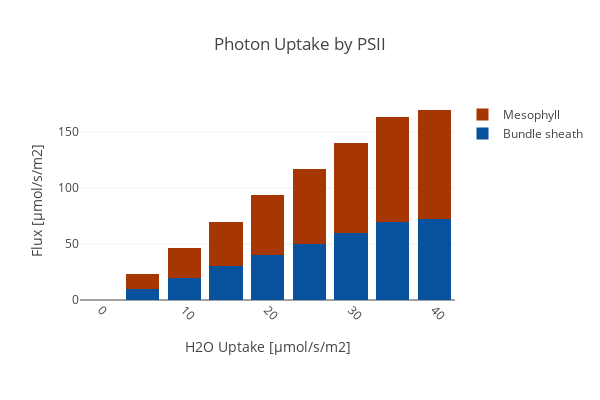

Here is the notebook cell this chart was saved with:
### Code cell
create_bar_plot_met(D_fba, D_exp,
                    {'[M]_PSII_h':'Mesophyll','[B]_PSII_h': 'Bundle sheath'},'hnu_h',
                    'Photon Uptake by PSII', xaxis_title, c3_model,
                    stacked = True, save_fig=save_fig)

### Figure 1 — Plotly figure (JSON) as saved in the notebook; plotly's stock layout.template omitted (floating-point values rounded to 4 significant figures)
{"data": [{"marker": {"color": "rgb(8,81,156)"}, "name": "Bundle sheath", "type": "bar", "uid": "b9b3989d-7439-46af-957d-1ae6e7b48e36", "x": [0, 5, 10, 15, 20, 25, 30, 35, 40], "y": [0.03568, 10.05, 20.04, 30.03, 40.02, 50.01, 60.0, 69.98, 72.71]}, {"marker": {"color": "rgb(166,54,3)"}, "name": "Mesophyll", "type": "bar", "uid": "56597724-1582-411a-8171-421708589e65", "x": [0, 5, 10, 15, 20, 25, 30, 35, 40], "y": [0.03568, 13.33, 26.65, 39.97, 53.29, 66.61, 79.94, 93.26, 96.91]}], "layout": {"barmode": "stack", "height": 400, "margin": {"b": 100}, "title": {"text": "Photon Uptake by PSII"}, "width": 600, "xaxis": {"tickangle": 45, "title": {"text": "H2O Uptake [µmol/s/m2]"}}, "yaxis": {"autorange": true, "title": {"text": "Flux [µmol/s/m2]"}}}}
